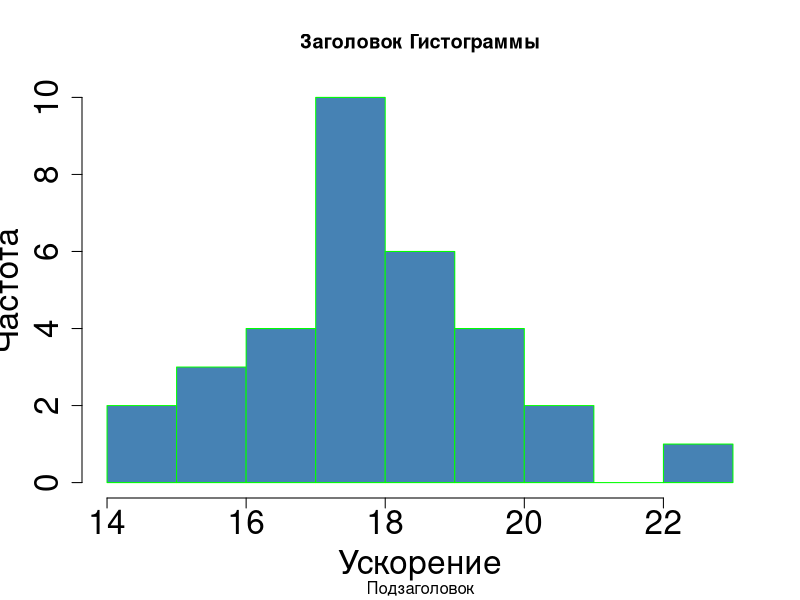
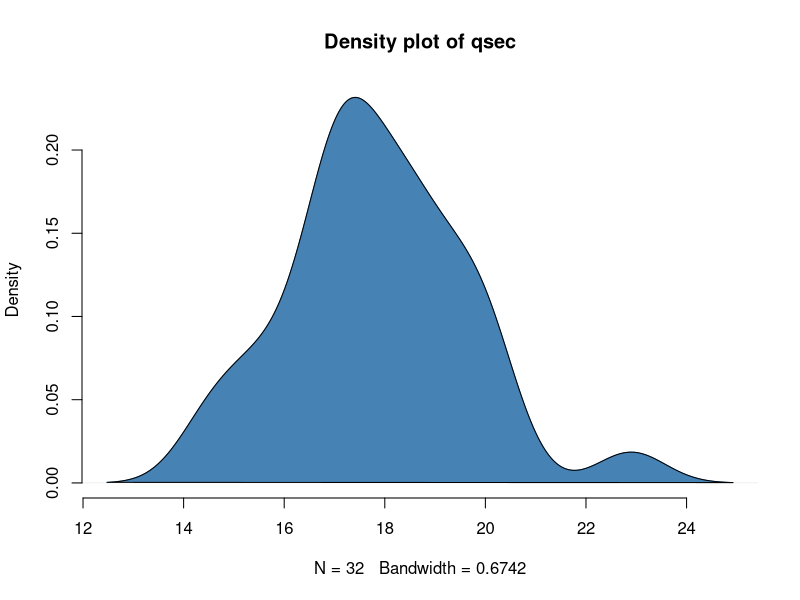

Here is the R script that generated these plots, in order:
# mtcars
head(mtcars)
mtcars[c('qsec')]
library(ggplot2)

# Загрузка датасета mtcars
data(mtcars)

# plot hist
hist(mtcars$qsec, border="green", col = "steelblue", main="Заголовок Гистограммы", sub="Подзаголовок",
     xlab = "Ускорение", ylab = "Частота", cex.lab = 2,cex.axis = 2)

# Compute the density data
dens <- density(mtcars$qsec)
# plot density
plot(dens,
     frame = FALSE,
     col = "steelblue",
     main = "Density plot of qsec")
polygon(dens, col = "steelblue")




